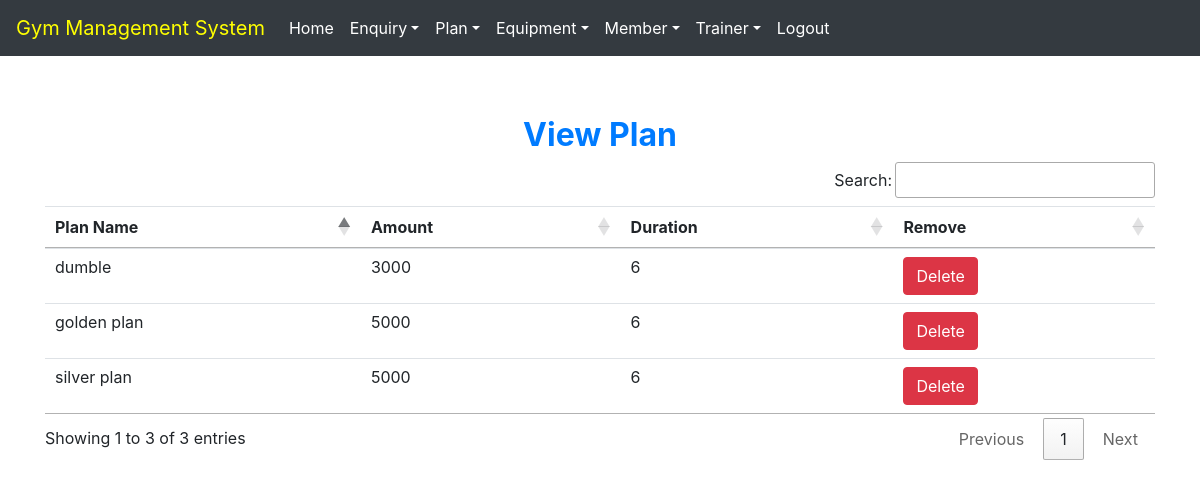
The app's page /view_plan (signed in) with its own data.
### gym/models.py (models this page shows, shortened)
class Plan(models.Model):
    name: CharField = models.CharField(max_length=50)
    amount = models.CharField(max_length=10)
    duration = models.CharField(max_length=10)

### gym/views.py (the view)
# urls.py: path('view_plan', View_Plan, name='view_plan'),
def View_Plan(request):
    if not request.user.is_staff:
        return redirect('login')
    plan = Plan.objects.all()
    d = {'plan': plan}
    return render(request, "view_plan.html", d)

### gym/templates/view_plan.html (shortened to what this page needs)
{% extends 'navigationbar.html' %}
{% block body %}
<div class="container" style="margin-top:60px">
    <h2 class="text-center text-primary font-weight-bold">View Plan</h2>
    <table id="example" class="table table-hover">
        <thead>
        <tr>
            <th>Plan Name</th>
            <th>Amount</th>
            <th>Duration</th>
            <th>Remove</th>
        </tr>
        </thead>
        <tbody>
        {% for i in plan %}
        <tr>
            <td>{{i.name}}</td>
            <td>{{i.amount}}</td>
            <td>{{i.duration}}</td>
            <td><a class="btn btn-danger" href="{% url 'delete_plan' i.id %}" onclick="return confirm('Are you sure to delete?')">Delete</a> </td>
        </tr>
        {% endfor %}
    </table>
</div>
{% endblock %}

### records on screen
Plan: name "silver plan", amount "5000", duration "6"
Plan: name "golden plan", amount "5000", duration "6"
Plan: name "dumble", amount "3000", duration "6"
